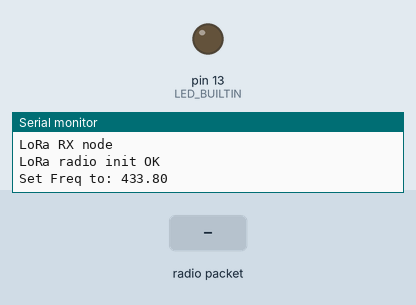
Bench run of a sketch on a simulated Arduino Uno, built with avr-gcc and run on an emulated ATmega328P. Shown: output pins drawn as LEDs (lit = HIGH), the last lines printed to the serial monitor. The inputs (shaded band) are chosen by the test bench. No radio packets arrive unless stated; pins used as bus, display or sensor lines are not drawn.

Above: at 1.3 s.
1.4 s: radio packet "1" arrives
At 1.41 s:
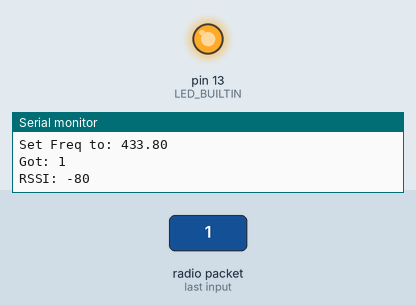
Timing chart, 0 to 4.4 s (numbered marks = the images above; inputs shaded):
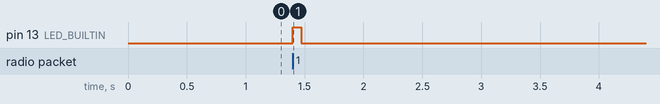

The sketch:

mairq_test_device_RX.ino
```cpp
// Libraries used
#include <SPI.h>
#include <RH_RF95.h>

// Define LoRa pins
#define RFM95_CS 1
#define RFM95_RST 4
#define RFM95_INT 7

// Set LoRa freq (434.0 or 915.0)
#define RF95_FREQ 433.8

// Singleton instance of the radio driver
RH_RF95 rf95(RFM95_CS, RFM95_INT);

void setup() {
  pinMode(LED_BUILTIN, OUTPUT);

  pinMode(RFM95_RST, OUTPUT);
  digitalWrite(RFM95_RST, HIGH);

  // Wait for serial connection
  //while (!Serial);
  Serial.begin(9600);
  delay(100);

  Serial.println("LoRa RX node");

  // Manual reset
  digitalWrite(RFM95_RST, LOW);
  delay(10);
  digitalWrite(RFM95_RST, HIGH);
  delay(10);

  while (!rf95.init()) {
    Serial.println("LoRa radio init failed");
    while (1);
  }
  Serial.println("LoRa radio init OK");

  // Defaults after init are 434.0MHz, modulation GFSK_Rb250Fd250, +13dbM
  if (!rf95.setFrequency(RF95_FREQ)) {
    Serial.println("setFrequency failed");
    while (1);
  }
  Serial.print("Set Freq to: "); Serial.println(RF95_FREQ);

  // Defaults after init are 434.0MHz, 13dBm, Bw = 125 kHz, Cr = 4/5, Sf = 128chips/symbol, CRC on

  // The default transmitter power is 13dBm, using PA_BOOST.
  // If you are using RFM95/96/97/98 modules which uses the PA_BOOST transmitter pin, then
  // you can set transmitter powers from 5 to 23 dBm:
  rf95.setTxPower(12, false);
}

void loop() {
  if (rf95.available()) {
    // Should be a message for us now
    uint8_t buf[RH_RF95_MAX_MESSAGE_LEN];
    uint8_t len = sizeof(buf);

    if (rf95.recv(buf, &len)) {
      digitalWrite(LED_BUILTIN, HIGH);
      RH_RF95::printBuffer("Received: ", buf, len);
      Serial.print("Got: ");
      Serial.println((char*)buf);
      Serial.print("RSSI: ");
      Serial.println(rf95.lastRssi(), DEC);
      delay(10);

      // Send a reply
      uint8_t data[] = "OK";
      rf95.send(data, sizeof(data));
      rf95.waitPacketSent();
      Serial.println("Sent a reply");
      digitalWrite(LED_BUILTIN, LOW);
    }
    else {
      Serial.println("Receive failed");
    }
  }
}
```

Measured:
- after the input at 1.4 s, pin 13 (LED_BUILTIN): LOW → HIGH at once, → LOW 0.07 s later
